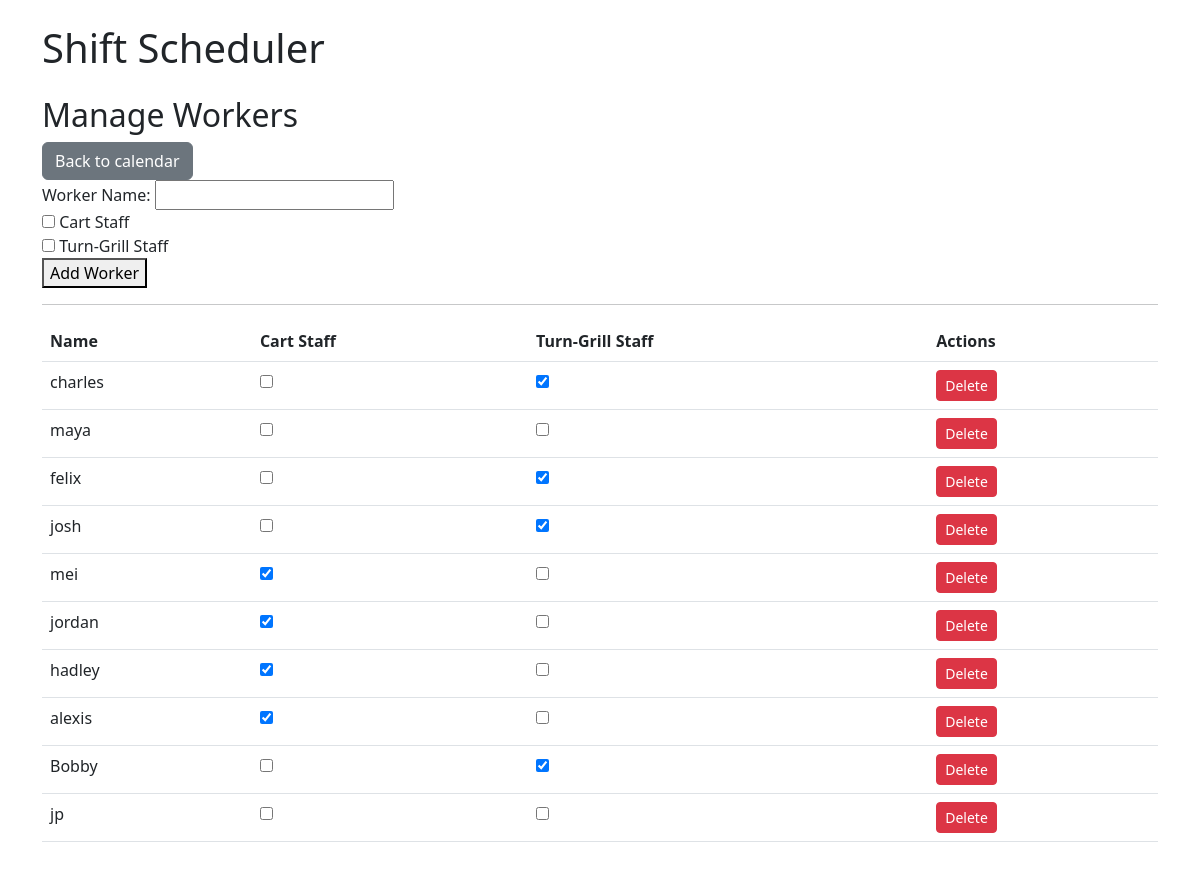
The page /workers on the database its author committed.
### models.py (models this page shows, shortened)
class Worker(db.Model):
    id = db.Column(db.Integer, primary_key=True)
    name = db.Column(db.String(50), nullable=False)
    shifts = db.relationship('Shift', backref='worker', cascade="all, delete-orphan", passive_deletes=True)
    user_id = db.Column(db.Integer, db.ForeignKey('user.id'), unique=True)
    user = db.relationship('User', backref=db.backref('worker', uselist=False))
    unavailable_days = db.Column(db.Text, default='[]')  # JSON string like {"2025-08-05": true, "2025-08-13": true}
    is_cart_staff = db.Column(db.Boolean, default=False)
    is_turn_grill_staff = db.Column(db.Boolean, default=False)

### app.py (the view, shortened to what this page needs)
@app.route("/workers", methods=["GET", "POST"])
def manage_workers():
    workers = Worker.query.all()
    return render_template("manage_workers.html", workers=workers)

### templates/manage_workers.html
{% extends "base.html" %}
{% block content %}
<h2>Manage Workers</h2>
<a href="{{ url_for('dashboard_manager') }}" class="btn btn-secondary">Back to calendar</a>
<form method="POST" action="{{ url_for('add_worker') }}">
    <label for="name">Worker Name:</label>
    <input type="text" name="name" required><br>
    <label>
        <input type="checkbox" name="is_cart_staff"> Cart Staff
    </label><br>
    <label>
        <input type="checkbox" name="is_turn_grill_staff"> Turn-Grill Staff
    </label><br>
    <button type="submit">Add Worker</button>
</form>
<hr>
<table class="table">
    <tr>
        <th>Name</th>
        <th>Cart Staff</th>
        <th>Turn-Grill Staff</th>
        <th>Actions</th>
    </tr>
    {% for worker in workers %}
    <tr>
        <td>{{ worker.name }}</td>
        <td>
            <form action="{{ url_for('toggle_cart_staff', worker_id=worker.id) }}" method="post">
                <input type="checkbox" name="is_cart_staff" value="1"
                       onchange="this.form.submit()" {% if worker.is_cart_staff %}checked{% endif %}>
            </form>
        </td>
        <td>
            <form action="{{ url_for('toggle_turn_grill_staff', worker_id=worker.id) }}" method="post">
                <input type="checkbox" name="is_turn_grill_staff" value="1"
                       onchange="this.form.submit()" {% if worker.is_turn_grill_staff %}checked{% endif %}>
            </form>
        </td>
        <td>
            <form action="{{ url_for('delete_worker', worker_id=worker.id) }}" method="post" style="display:inline;">
                <button type="submit" class="btn btn-danger btn-sm"
                    onclick="return confirm('Delete {{ worker.name }}?')">Delete</button>
            </form>
        </td>
    </tr>
    {% endfor %}
</table>
{% endblock %}

### rows shown on the page
Worker: name "charles", is_turn_grill_staff "☑"
Worker: name "maya"
Worker: name "felix", is_turn_grill_staff "☑"
Worker: name "josh", is_turn_grill_staff "☑"
Worker: name "mei", is_cart_staff "☑"
Worker: name "jordan", is_cart_staff "☑"
Worker: name "hadley", is_cart_staff "☑"
Worker: name "alexis", is_cart_staff "☑"
Worker: name "Bobby", is_turn_grill_staff "☑"
Worker: name "jp"
